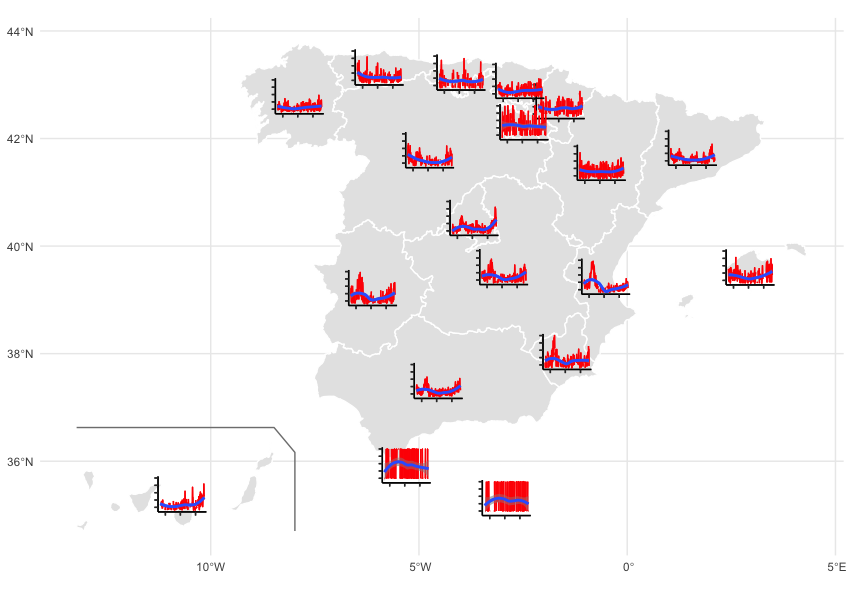

R code for this plot:
# https://analisisydecision.es/incluir-subplot-en-mapa-con-ggplot/

library(mapSpain)
library(sf)
library(tidyverse)
library(lubridate)
library(ggplotify)

df <- read.csv("https://momo.isciii.es/public/momo/data", encoding = "UTF-8")

df2 <- df %>% dplyr::filter(ambito =='ccaa' & nombre_sexo=='todos' & cod_gedad=='all') %>% 
  mutate(fecha_defuncion=as.Date(fecha_defuncion, '%Y-%m-%d')) %>%
  filter(year(fecha_defuncion)*100 + month(fecha_defuncion)>=202012) %>% 
  filter(fecha_defuncion <= today() - 5) %>% 
  mutate(exceso = round(defunciones_observadas/defunciones_esperadas-1,4)*100,
         iso2.ccaa.code = paste0("ES-",cod_ambito,sep=""))

#Mapa estático
CCAA.sf <- esp_get_ccaa()

#Elijo los centroides de las CCAA para pintar el gráfico
centroides <- st_coordinates(st_centroid(CCAA.sf$geometry))
centroides <- data.frame(centroides)
iso2.ccaa.code <- CCAA.sf$iso2.ccaa.code
centroides <- cbind.data.frame(iso2.ccaa.code, centroides)

df2 <- left_join(df2, centroides)

# Este es un ejemplo del gráfico que quiero realizar
dt <- filter(df2,iso2.ccaa.code==paste0("ES-AN"))

AN <- ggplot(data=dt, aes(x=fecha_defuncion, y=exceso, group=1)) + 
  geom_line(color="red") + ylim(-10, 100) + theme_classic()+ 
  theme(axis.text.y=element_blank(),
        axis.text.x=element_blank(),
        axis.title.x=element_blank(),
        axis.title.y=element_blank(),
        plot.background = element_rect(fill = "transparent", color = NA)) + geom_smooth()
AN

AN <- as.grob(AN)

subgrafico <- annotation_custom(AN, xmin = unique(dt$X) - 1.2 , xmax = unique(dt$X) + 
                                  1.2, ymin = unique(dt$Y) - 1.2, ymax = unique(dt$Y) + 1.2)

ggplot() + geom_sf(data=CCAA.sf, color="white")  +
  geom_sf(data = esp_get_can_box(), colour = "grey50") + subgrafico +
  theme_light()

# Pinto el mapa en modo bucle
mapa <- ggplot() + geom_sf(data=CCAA.sf, color="white")  +
  geom_sf(data = esp_get_can_box(), colour = "grey50") + theme_classic()

for (i in iso2.ccaa.code) {
  dt <- filter(df2,iso2.ccaa.code == i )
  
  p <- ggplot(data=dt, aes(x=fecha_defuncion, y=exceso, group=1)) + 
    geom_line(color="red") + ylim(-10, 100) + theme_classic()+ 
    theme(axis.text.y=element_blank(),
          axis.text.x=element_blank(),
          axis.title.x=element_blank(),
          axis.title.y=element_blank(),
          plot.background = element_rect(fill = "transparent", color = NA),
          panel.background  = element_rect(fill = "transparent")) + geom_smooth()
  
  
  p <- as.grob(p)
  
  subgrafico <- annotation_custom(p, xmin = unique(dt$X) - 0.8 , xmax = unique(dt$X) + 
                                    0.8, ymin = unique(dt$Y) - 0.5, ymax = unique(dt$Y) + 0.5)
  
  mapa <- mapa + subgrafico + subgrafico}

mapa <- mapa +theme_minimal()

mapa
